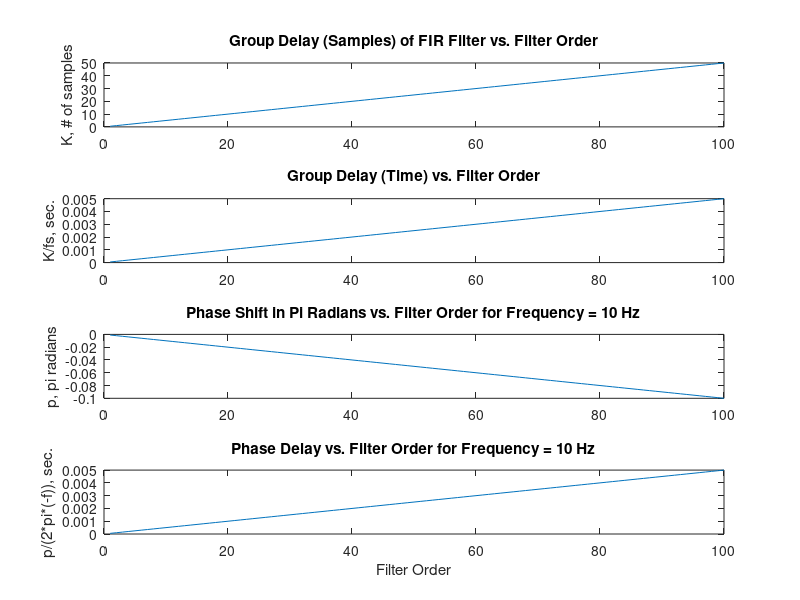
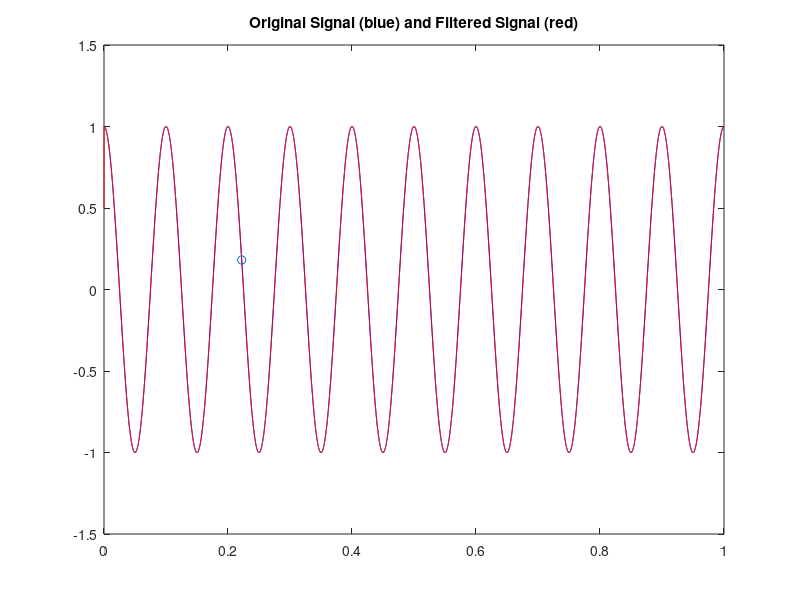

Here is the MATLAB script that generated these plots, in order: (Note: this script raises an error after producing the figures.)
% Jeff Arata
% 12/18/17
%
% This script looks at the effects of filter order on the phase, group
% delay/time delay, and phase delay of a signal, using an FIR filter.


% Notes on FIR Filters
% phase shift = -2*pi*K*f/fs (group delay and frequency can change here)
% group delay in samples = K = (N-1)/2 = phase shift * fs / (2*pi*f)
% group delay in time = K/fs = (N-1)/(2*fs)
% phase delay = phase shift / (2*pi*f); Phase divided by angular frequency

close all
clear;
clc;


%% FIR Filters - using fir1

fs = 10000;      % picking a sampling frequency
f = 10;          % pick a frequency for our signal


%% 1.1) Group Delay vs. Filter Order

% In an FIR filter, the phase shift is usually linear in the form -K*w, 
% where K is the group delay and w is frequency. Since group delay is the
% negative frequency derivative of phase shift, we can find K. But it is 
% the average of the number of delayed samples which is:
% 
%   (0 + 1 + 2 + 3 + ... + (N-1) + N )/N = (N(N-1)/2) / N = (N-1)/2
%
% where N is the number of taps in the filter (1 more than its order)
 

FIR_max_order = 100;        % set maximum filter order
order = 1:FIR_max_order;    % filter orders
N = order + 1;          % # of taps in filter
K = (N-1)/2;            % group delay

figure(1)
subplot(4,1,1)
plot(order,K)
title('Group Delay (Samples) of FIR Filter vs. Filter Order')
ylabel('K, # of samples')


%% 1.2) Time Delay vs. Filter Order

% Time delay is just the group delay, the average number of samples
% delayed, multiplied by the time in between samples, 1/fs

t_delay = K/fs;

figure(1)
subplot(4,1,2)
plot(order,t_delay)
title('Group Delay (Time) vs. Filter Order')
ylabel('K/fs, sec.')


%% 1.3) Phase Shift vs. Filter Order

% Phase shift can be found to be p = -2*pi*K*f/fs
% Divide out pi for units of pi radians
% Here f is a singular frequency in Hz, not angular frequency
   
p = -2*pi*K*f/fs;       % 2*pi*f is angular frequency

figure(1)
subplot(4,1,3)
plot(order,p/pi)
title(['Phase Shift in Pi Radians vs. Filter Order for Frequency = ', num2str(f), ' Hz'])
ylabel('p, pi radians')


%% 1.4) Phase Delay vs. Filter Order

% Phase delay is the phase shift divided by the negative angular frequency
%
% Here, since frequency f is constant, we can plot phase delay over filter
% order. Doing so gives us units of seconds for phase delay and in fact
% becomes 2*pi*time_delay

p_delay = p / (-f*2*pi);    % 2*pi*f is angular frequency

figure(1)
subplot(4,1,4)
plot(order,p_delay)
title(['Phase Delay vs. Filter Order for Frequency = ', num2str(f), ' Hz'])
ylabel('p/(2*pi*(-f)), sec.')
xlabel('Filter Order')


%% Simulation of the effects of filtering a signal

% Here we look at the effects of filtering a signal with a successively
% increasing filter order. We'll plot the original signal and the filtered
% signal on the same plot. We'll choose a lowpass filter with a cutoff
% frequency above those in the signal so that we can see the effects on the
% waveform.

t = 0:1/fs:1-1/fs;      % plot over a 1 second interval
x = cos( 2*pi*f*t );    % our signal

N_data = 2048;      % Number of data points for output 
cutoff = fs/4;      % cutoff is half of maximum frequency fs/2
cutoff_idx = round((cutoff/(fs/2))*N_data+1);

% initialize for seeing how delay and phase changes with filter order for
% certain frequencies
idx_check = round(linspace(1,cutoff_idx,5));
delay_check_matrix = zeros(FIR_max_order,length(idx_check));
phase_check_matrix = zeros(FIR_max_order,length(idx_check));

% Index to plot a point on input and output signal to help visualize delay
point_follow = round(fs/4.5);   

for ii = 1:order(end)
    
    b = fir1(ii, cutoff/(fs/2) );       % Filter coefficients
    y = filter(b,1,x);                  % signal output
    y_time = t + t_delay(ii);           % delayed time vector of output
    % 2) Plot of input and output signals
    figure(2)
    plot(t,x,'b', t,y,'r')              % plot input and output of filter
    axis([0 1 -1.5 1.5])
    title('Original Signal (blue) and Filtered Signal (red)')
    hold on
    plot(t(point_follow), x(point_follow), 'o')     % Plot a point to follow
    if mod(ii,2) == 0                               % Plots the actual point
        y_value = y(point_follow+ii/2);             % if even.
        plot(y_time(point_follow), y_value, 'ro')
    elseif (ii>1)                                   % For odd orders, after
        plot(y_time(point_follow), y_value, 'ro')   % first loop, plot the 
    end                                             % previous even y value
    hold off                                        % for less fluctuation.    
    
    % 3) Frequency Response
    figure(3)
    [H, W] = freq_response(b, 1, N_data, fs);     % W is true frequency, Hz
    subplot(2,1,1)
    title(['Frequency Response FIR Order: ', num2str(ii)])
    
    % Returns group delay in samples and W in Hs
    [D, D_W] = group_delay(b, 1, N_data, fs);
    D = D/fs;   % Group delay in seconds
    % For plotting the delay of a few frequencies vs. filter order
    delay_check_matrix(ii,:) = D(idx_check);

    % Phase of filter
    phase = angle(H);
    phase = unwrap(phase);
    % For plotting the phase shift of a few frequencies vs. filter order
    phase_check_matrix(ii,:) = phase(idx_check);
    
end

fprintf('We see that phase shift increases linearly (in magnitude) with increasing filter order for an FIR filter.\n')

% 4.1) Plot delay of certain frequencies vs filter order
figure(4)
subplot(2,1,1)
plot(delay_check_matrix);
title(['Delay in Seconds vs. FIR1 Order of ', num2str(length(idx_check)), ' Different Frequencies'])
xlabel('Filter Order')
ylabel('Delay in Seconds')
freq_legend = W(idx_check);
legend(num2str(freq_legend', '%5.0f\n'), 'Location', 'NorthWest')
legend BOXOFF

% 4.2) Plot the change in delay of certain frequencies vs filter order
diff_delay_check_matrix = diff(delay_check_matrix);
figure(4)
subplot(2,1,2)
plot(diff_delay_check_matrix);
title(['Diff of Delay in Seconds at ', num2str(length(idx_check)), ' Frequencies vs. FIR1 Order'])
xlabel('Filter Order')
ylabel('Difference of Delay in Seconds')

% Notes on Group Delay:
%
% From these graphs, we see that the difference in delay time of an
% increasing filter order is the same constant value across frequencies in
% the passband. This we would expect due to the linear phase of an FIR.
% There is quite a bit of noise with increasing filter order, but this can
% be attributed to numerical error be observing the y-axis range.


% 5.1) Plot the phase shift vs filter order of certain frequencies
figure(5)
subplot(2,1,1)
plot(phase_check_matrix/pi)     % Divide out pi for units of pi radians
title(['Phase Shift (pi radians) vs. FIR1 Order of ', num2str(length(idx_check)), ' Different Frequencies'])
xlabel('Filter Order')
ylabel('Phase Shift (pi radians)')
freq_legend = W(idx_check);
legend(num2str(freq_legend', '%5.0f\n'), 'Location', 'NorthWest')
legend BOXOFF

% 5.2) Plot the change in phase shift of certain frequencies vs filter order
diff_phase_check_matrix = diff(phase_check_matrix);
figure(5)
subplot(2,1,2)
plot(diff_phase_check_matrix/pi)    % Divide out pi for units of pi radians
title(['Diff of Phase Shift (pi radians) at ', num2str(length(idx_check)), ' Frequencies vs. FIR1 Order'])
xlabel('Filter Order')
ylabel('Difference of Phase Shift (pi radians)')

% Note on Phase Shift:
%
% Observing the difference in phase shift vs increasing filter order, we
% see that this is constant for frequencies in the passband of an FIR
% filter. This makes sense with an FIR's linear phase. In addition, the
% value of the phase shift for frequencies seems to be spread linearly,
% which also makes sense.


% Note on the Cutoff Frequency:
% 
% At the cutoff frequency, we see that increasing the filter order by 1
% always increases the phase shift by pi/4 radians!


%{
Other Notes and Findings:

Waves with only odd harmonics can perfectly cancel themselves out with an
appropriately delayed copy of itself. This delay occurs when filtered by an
order that is an odd multiple of fs/f, where f is the fundamental
frequency, or lowest harmonic.

n = 1, 2, 3, 4, 5, ...
order = (2*n-1)*fs/f
group_delay = K = order/2 = ((2*n-1)/2)*fs/f
time_delay = (order/2)*1/fs = (2*n-1)/(2*f)
%}
